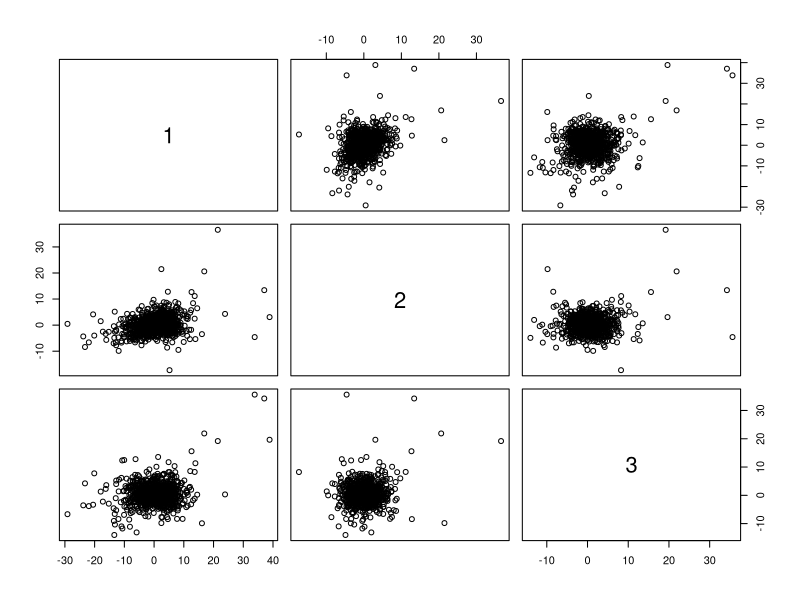
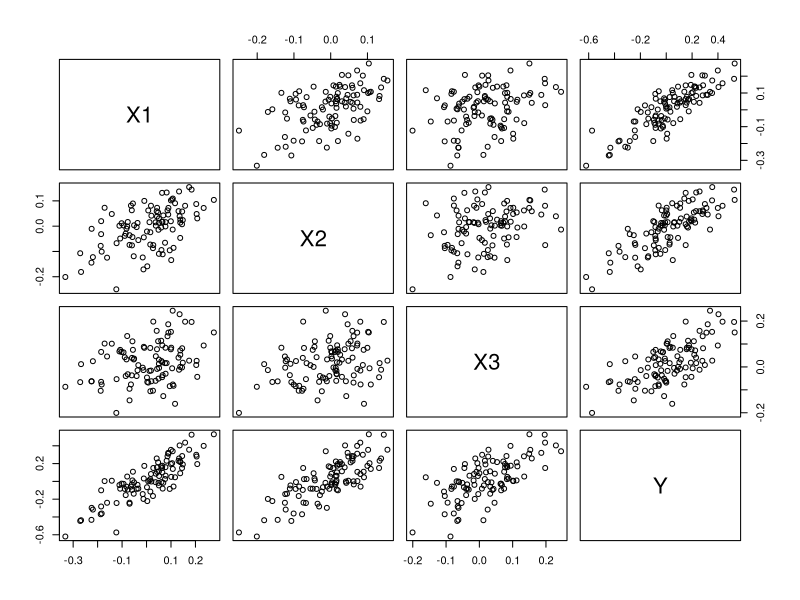

These charts were generated, in order, by the following R code:
####Data Generation###

library(Matrix)
library(MASS)

setwd(dirname(rstudioapi::getActiveDocumentContext()$path))

gen_corr_data <- function(corr_mat, f_sd, f_mu, num_obs){
   d = diag(f_sd)
   cov_mat = d %*% corr_mat %*% d
   return(mvrnorm(n = num_obs, mu = f_mu, Sigma = cov_mat))
}

gen_2_ord <- function(data, weights){
  
  Y = 0
  i = 1
  #first order
  for(j in len(data)){
    
  }
  #second order
  
}


gen_manual_data <- function(){
  corr_mat = matrix( c(1.0, 0.8, 0.2,
                       0.8, 1.0, 0.3,
                       0.2, 0.3, 1.0),
                     nrow = 3)
  
  sd = c(2, 1, 0.5)
  m = c(0, 0, 0)
  num = 1000
  
  raw = gen_corr_data(corr_mat, sd, m, num)
  
  eps = rnorm(n = num, sd = 0.001)
  
  Y = 1*raw[,1] + 1*raw[,2] + 1*raw[,3] 
      + 1*raw[,1]*raw[,2] + 1*raw[,2]*raw[,3] + 1*raw[,1]*raw[,3]
      + 1*raw[,1]^2 + 1*raw[,2]^2 + 1*raw[,3]^2 + eps
  
  
  raw_df = data.frame(raw, Y)
  
  return(raw_df)
}


### GENERATING CALIBRATED DATA ###

# skip risk free rate
# fix data sampling
#think about nonlinear structure - add more nonlinearity (squared, higher orders)
# what are the correlations between higher orders (x1^2 and so on)
# plot data to view overall complexity (gg plot)


#using https://mba.tuck.dartmouth.edu/pages/faculty/ken.french/data_library.html

gen_calibrated_data <- function(){
  data = read.csv('data/monthlyffdata.csv', header = TRUE)
  colnames(data)
  
  #remove risk free rate
  if(c("RF") %in% colnames(data)){
    data = data[, -which(names(data) == "RF")]
  }
  
  colnames(data) = c(1:length(data))
  
  print(cov(data))
  
  pairs(data)
  
  #divide by 20 because the data is monthly 
  #divide by 100 bc data as a percent (eg: 2.58%)
  cov_mat = cov(data)/20/100
  means = unlist(lapply(data, mean))/20/100
  #sds = lapply(data, sd)
  num = 100
  
  
  raw = mvrnorm(n = num, mu = means, Sigma = cov_mat)
  
  
  eps = rnorm(n = num, sd = 0.001)#noise
  
  Y = 1*raw[,1] + 1*raw[,2] + 1*raw[,3] 
  + 1*raw[,1]*raw[,2] + 1*raw[,2]*raw[,3] + 1*raw[,1]*raw[,3]
  + 1*raw[,1]^2 + 1*raw[,2]^2 + 1*raw[,3]^2 + eps
  
  raw_df = data.frame(raw, Y)
  
  return(raw_df)
}



pairs(gen_calibrated_data())



###Recession regime data
combn(4,2)
